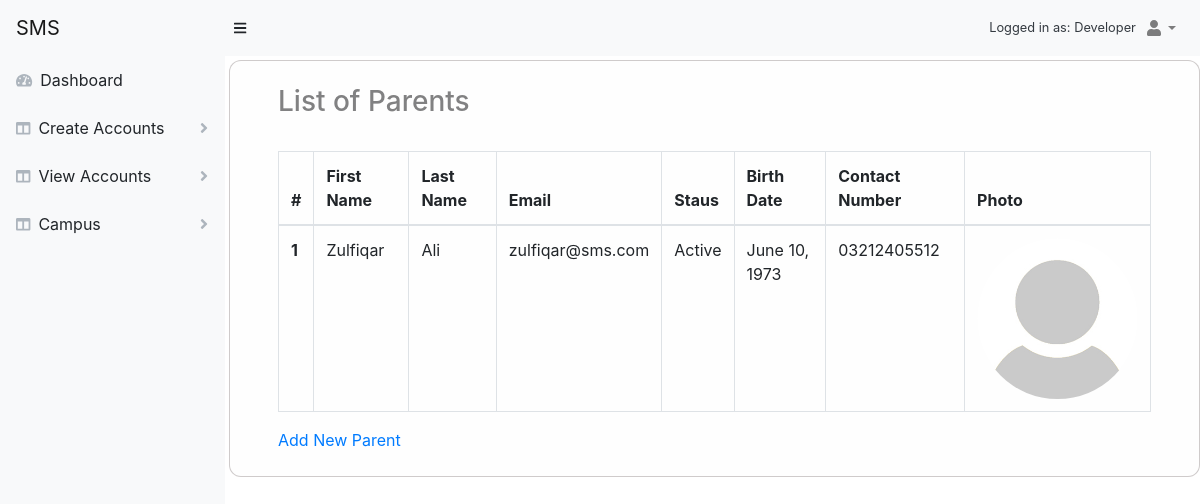
The page /account/view-parent/ (signed in) on the database as committed earlier.
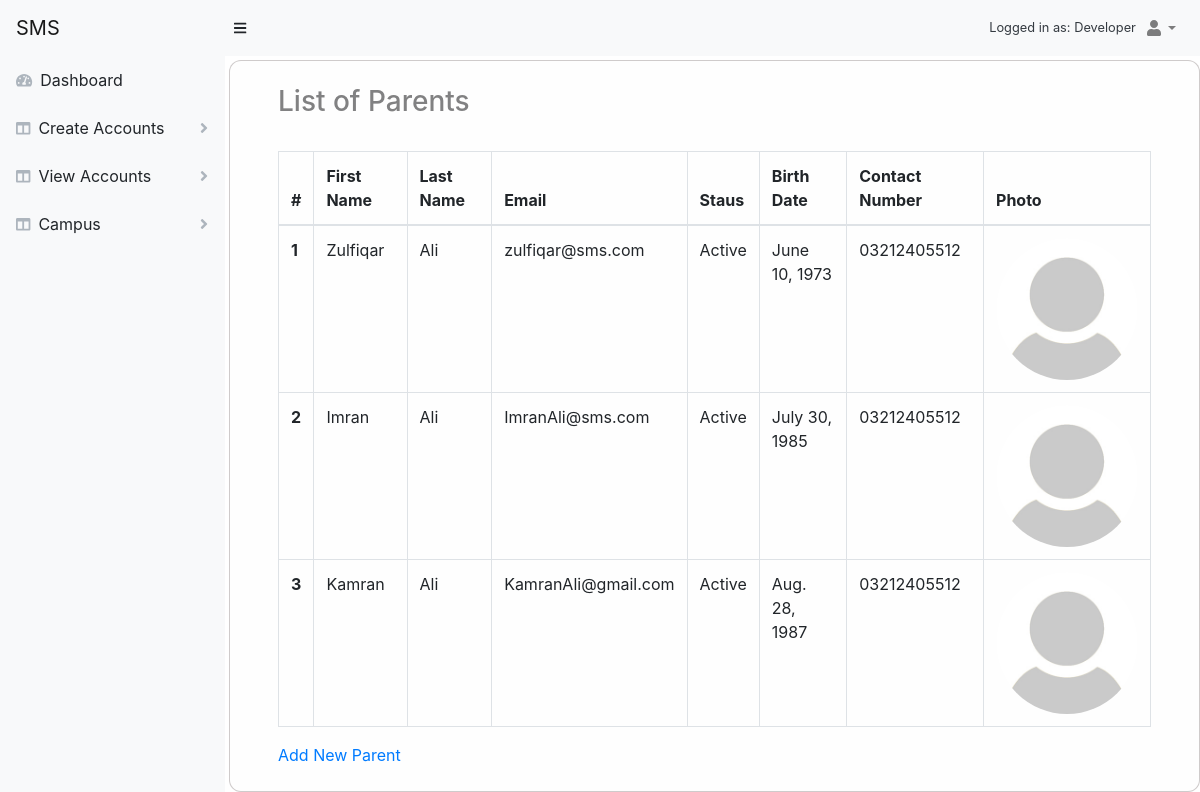
The same page on the database as committed later.
### accounts/models.py (models this page shows, shortened)
class Profile(models.Model):
    user = models.OneToOneField(User, on_delete=models.CASCADE ,default=1)
    photo = models.ImageField(upload_to=settings.MEDIA_ROOT+'/images/profile_images/%Y%m%d', null=True, blank=True, default='/media/images/default.jpg')
    birth_date = models.DateField()
    date_left = models.DateField(null=True, blank=True)
    salary = models.FloatField(max_length=6)
    contact_number = models.CharField(max_length=11)
    address = models.ForeignKey(Address, on_delete=models.CASCADE, default=1)
    CHOICES = [('M', 'Male'), ('F', 'Female')]
    gender = models.CharField(_('gender'), max_length=1, choices=CHOICES)
    class Meta:
        abstract = True

class Parent(Profile):
    salary = None
    date_left = None
    class Meta:
        db_table = 'Parent'
        verbose_name = _('parent')
        verbose_name_plural = _('parents')

class User(AbstractBaseUser, PermissionsMixin):
    email = models.EmailField(_('email address'), unique=True)
    first_name = models.CharField(_('first name'), max_length=30, blank=True)
    last_name = models.CharField(_('last name'), max_length=30, blank=True)
    date_joined = models.DateTimeField(_('date joined'), auto_now_add=True)
    is_active = models.BooleanField(_('active'), default=True)
    is_staff = models.BooleanField(_('staff'), default=True)
    objects = UserManager()
    USERNAME_FIELD = 'email'
    REQUIRED_FIELDS = []
    class Meta:
        db_table = "User"
        verbose_name = _('user')
        verbose_name_plural = _('users')

### accounts/views.py (the view)
# urls.py: path('view-parent/', views.ViewParentUser.as_view(), name='view_parent'),
class ViewParentUser(View):
    template_name = 'accounts/parent/parents.html'
    def get(self, request):
        parents = Parent.objects.all()
        context = { 'parents': parents }
        return render(request, self.template_name, context)

### templates/accounts/parent/parents.html (shortened to what this page needs)
{% extends 'layouts/base.html' %}
{% block content %}
<div class="container">
        <h3>List of Parents</h3>
    <br>
    <table class="table table-lg table-bordered">
        <thead>
            <tr>
                <th>#</th>
                <th>First Name</th>
                <th>Last Name</th>
                <th>Email</th>
                <th>Staus</th>
                <th>Birth Date</th>
                <th>Contact Number</th>
                <th>Photo</th>
            </tr>
        </thead>
        <tbody>
            {% for parent in parents %}
                <tr>
                    <th>{{ forloop.counter }}</th>
                    <td>{{parent.user.first_name}}</td>
                    <td>{{parent.user.last_name}}</td>
                    <td>{{parent.user.email}}</td>
                    <td>{% if parent.user.is_active %} Active {%else%} In-Active {% endif %}</td>
                    <td>{{parent.birth_date}}</td>
                    <td>{{parent.contact_number}}</td>
                    <td>
                        {% if parent.photo %}
                            <img class='rounded-circle card-img' src={{ parent.photo.url }}/>
                        {% else %}
                            <img class="rounded-circle card-img " src='/media/images/default.jpg'/>
                        {% endif %}
                    </td>
                </tr>
            {% endfor %}
        </tbody>
    </table>
    <a href="{% url 'accounts:create_parent' %}">Add New Parent</a>
</div>
{% endblock content %}

Rows that differ between the two databases and show on the page:
added Parent: user.first_name "Imran", user.last_name "Ali", user.email "ImranAli@sms.com", shows "Active", birth_date "July 30, 1985", contact_number "03212405512"
added Parent: user.first_name "Kamran", user.last_name "Ali", user.email "KamranAli@gmail.com", shows "Active", birth_date "Aug. 28, 1987", contact_number "03212405512"
